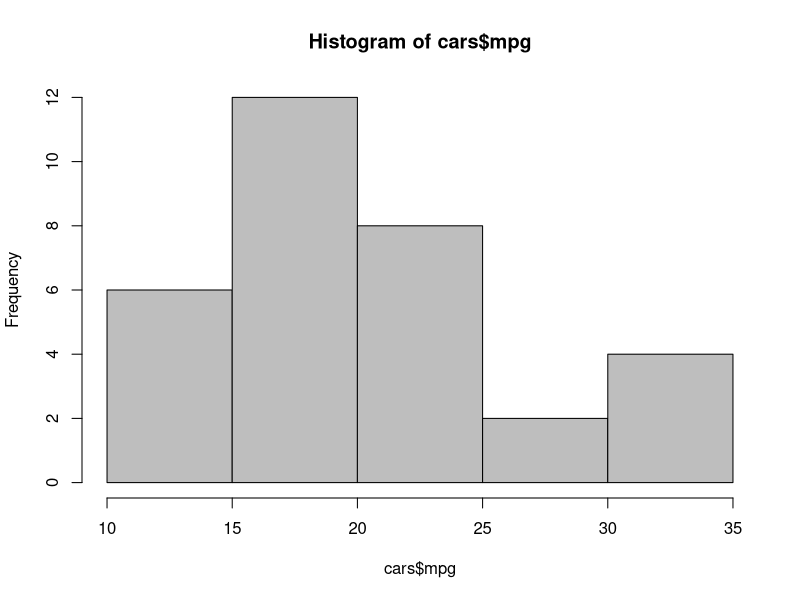
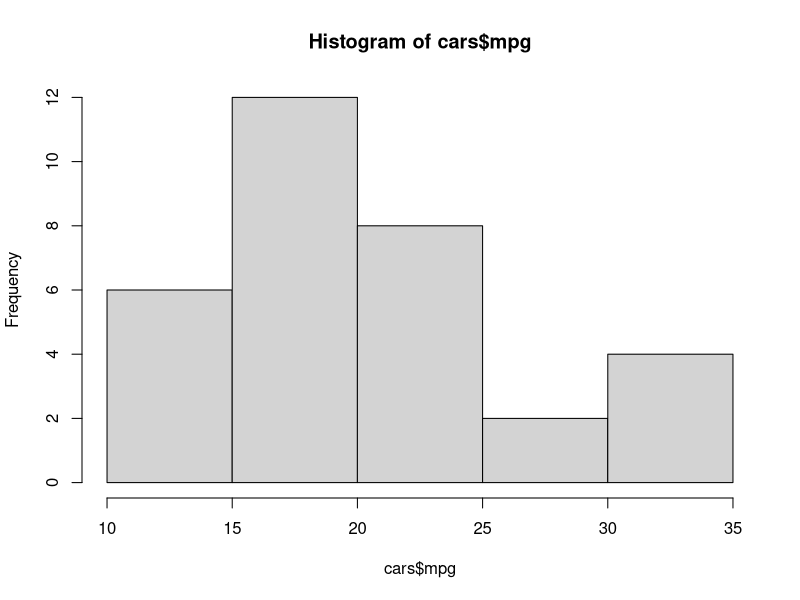
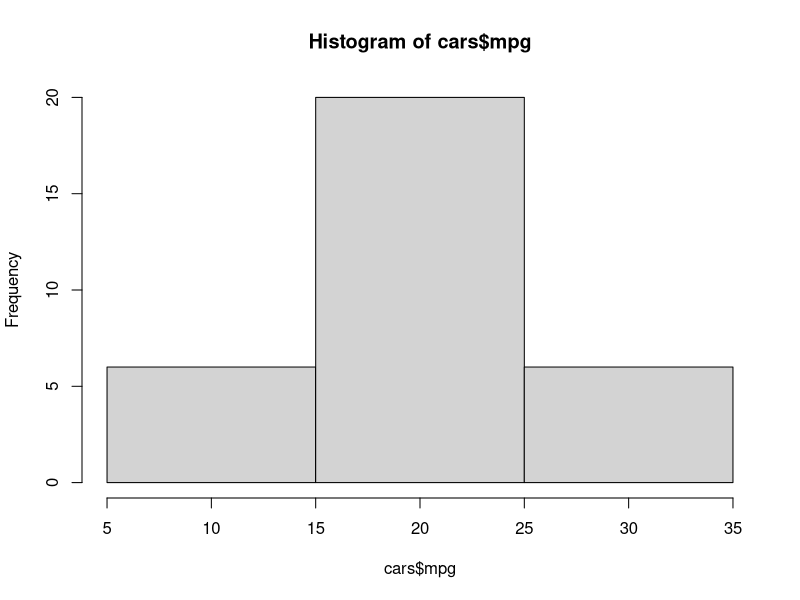
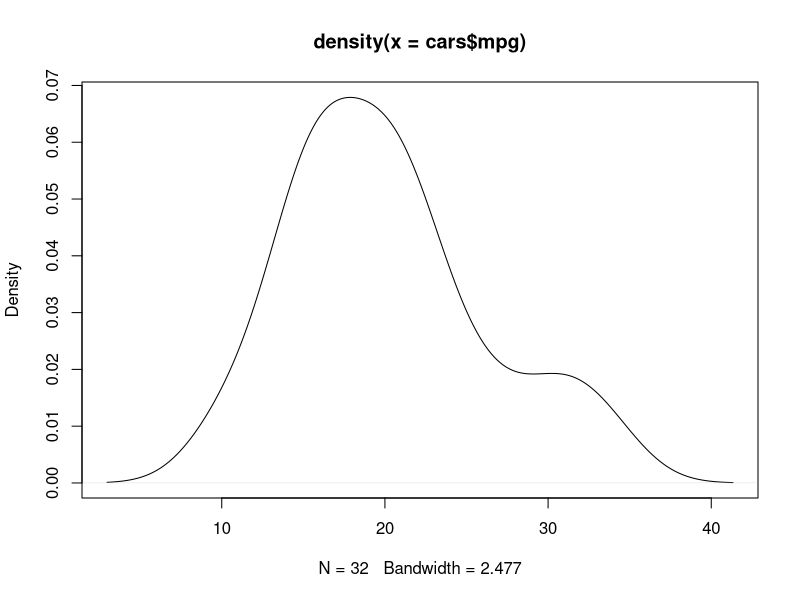
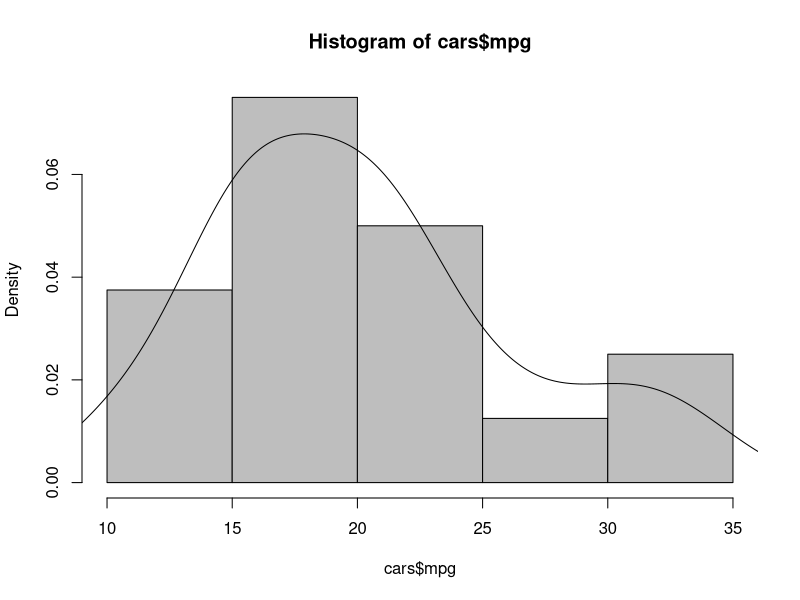
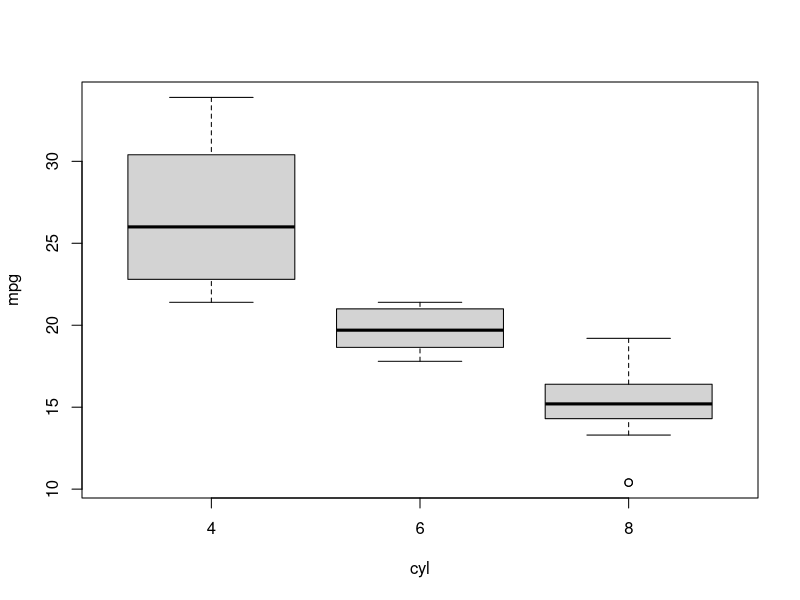
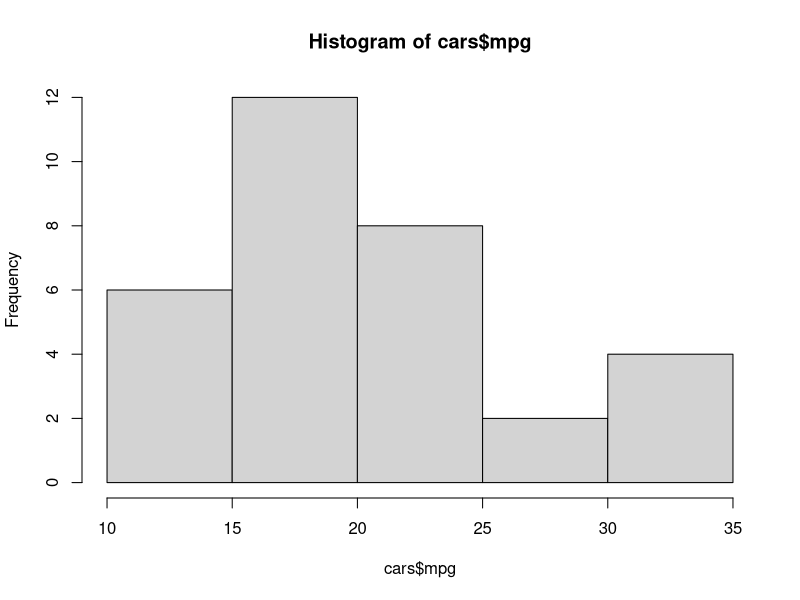
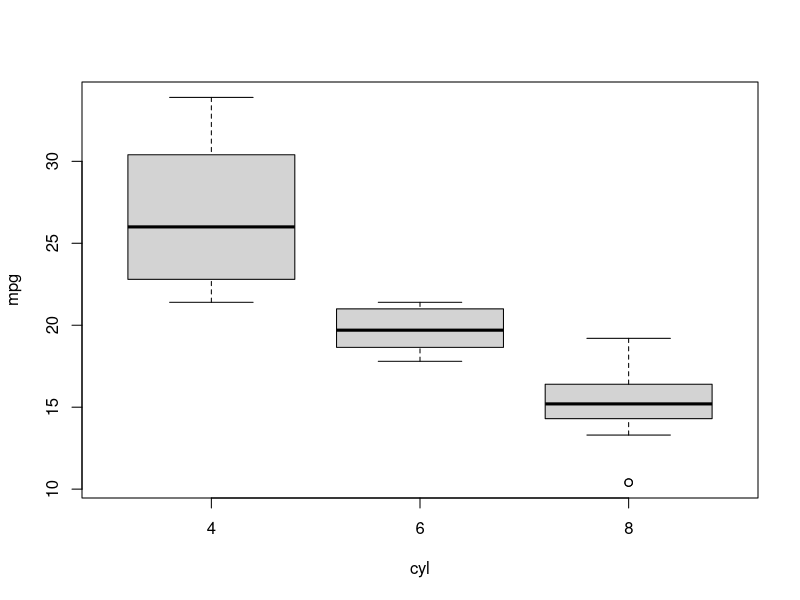

Generate these figures, in order, with R:
# Starting with the Right Data
# Make sure all your data is contined in a data frame or in vector if its single value
# Counting unique values
sapply(mtcars, function(x) length(unique(x)))

# preparing the data
mtcars
cars <- transform(mtcars[c(1, 2, 9, 10)],
                  gear = ordered(gear),
                  am = factor(am, labels = c("auto", "manual")))
cars
str(cars, vec.len = 2)

# Describing Continuous Variables
# talking about the center of your data
mean(cars$mpg)
median(cars$cyl)

# Describing the variation
cars
sd(cars$mpg)   #low standard deviation in relation to mean is good
var(cars$mpg)

# Checking the quantiles
# a quantile is where a sample is divided into equal-sized, adjacent, subgroups .
# Calculating the range
range(cars$mpg)
 # Calcualting the quartiles
quantile(cars$mpg)
fivenum(cars$mpg)

# Getting on speed with the quantile function
quantile(cars$mpg, probs = c(0.05, 0.95))
quantile(cars$mpg, probs = c(0.20, 0.70))

# Describing Categories
# counting appearances
# Creating a table
amtable <- table(cars$am)
amtable

# Working with tables
class(amtable)

# Calculating proportions
amtable / sum(amtable)
prop.table(amtable)

# Finding the center
id <- amtable == max(amtable)
id
names(amtable)[id]
which.max(amtable)

# Describing Distributions
# Plotting histograms
?hist
hist(cars$mpg, col = "grey")

# Playing with breaks
hist(cars$mpg, breaks = 4)
hist(cars$mpg, breaks = c(5, 15, 25, 35))

# Using frequencies or densities

# Creating a density plot
mpgdens <- density(cars$mpg)
plot(mpgdens)
?density
length(cars$mpg)

# Plotting densities in a histogram
hist(cars$mpg, col = "grey", freq = FALSE)
lines(mpgdens)

# Describing Multiple Variables
# Summarizing a complete dataset
summary(cars)            #Getting the output

# Fixing a problem
cars$cyl <- as.factor(cars$cyl)
summary(cars)

# Plotting quantiles for subgroups
boxplot(mpg ~ cyl, data = cars)
cars

# Extracting the data from the plots
mpghist <- hist(cars$mpg)
mpghist
mpgboxp <- boxplot(mpg ~ cyl, data = cars)
mpgboxp
boxplot(mpg ~ cyl, data = cars, plot = FALSE)
?boxplot
mpgboxp <- boxplot(mpg ~ cyl, data = cars)
n <- nlevels(as.factor(cars$cyl))
n
text(1:n, mpgboxp$stats[1, ], paste("n =", mpgboxp$n), pos = 1)
?text
mpgboxp$n
1:n  # tells x component
mpgboxp$stats[1, ]   #tells y component

# Tracking correlations
names(iris)

# Loking at relations
iris
?pairs
plot(iris[-5])
pairs(iris[1:4], main = "Anderson's Iris Data -- 3 species",
      pch = 21, bg = c("red", "green3", "blue")[unclass(iris$Species)])

## Getting the numbers
with(iris, cor(Petal.Width, Petal.Length))
cor(iris$Petal.Width, iris$Petal.Length)

# Calculating correlations for multiple variables
iris.cor <- cor(iris[-5])
iris.cor
str(iris.cor)
?cor
iris.cor["Petal.Width", "Petal.Length"]

# Working with tables
# Creating a two-way table
#Creating a table from two variables
cars
with(cars, table(am, gear))

# Creating tables from a matrix
trial <- matrix(c(34, 11, 9, 32), ncol = 2)
colnames(trial) <- c("sick", "healthy")
rownames(trial) <- c("risk", "no_risk")
trial.table <- as.table(trial)
trial.table

# Extracting the numbers
trial.table["risk", "sick"]
trial.table["no_risk", "healthy"]

# Converting tables to a data frame
trial.df <- as.data.frame(trial)
str(trial.df)
trial.table.df <- as.data.frame(trial.table)
str(trial.table.df)
trial.table.df

# Looking at margins and proportions
# Adding margins to the table
addmargins(trial.table)
addmargins(trial.table, margin = 2)

# Calculating proportion
prop.table(trial.table)

# Calculating proportions over columns and rows
prop.table(trial.table, margin = 1)











